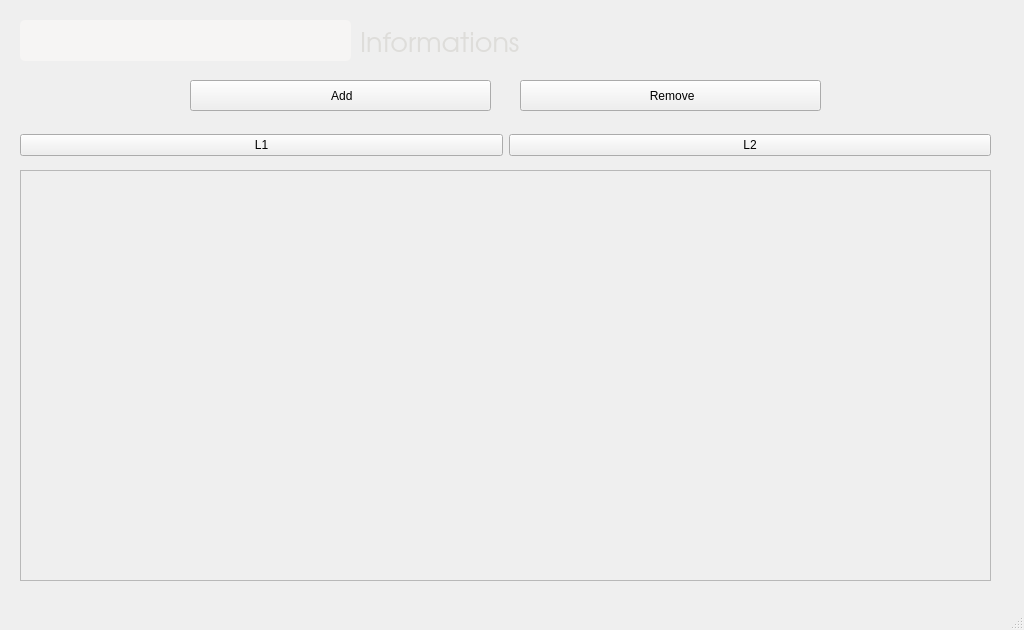
<?xml version="1.0" encoding="UTF-8"?>
<ui version="4.0">
 <class>MainWindow</class>
 <widget class="QMainWindow" name="MainWindow">
  <property name="geometry">
   <rect>
    <x>0</x>
    <y>0</y>
    <width>1024</width>
    <height>630</height>
   </rect>
  </property>
  <property name="minimumSize">
   <size>
    <width>1024</width>
    <height>630</height>
   </size>
  </property>
  <property name="maximumSize">
   <size>
    <width>1024</width>
    <height>630</height>
   </size>
  </property>
  <property name="windowTitle">
   <string>MainWindow</string>
  </property>
  <property name="autoFillBackground">
   <bool>false</bool>
  </property>
  <property name="styleSheet">
   <string notr="true"/>
  </property>
  <property name="iconSize">
   <size>
    <width>30</width>
    <height>30</height>
   </size>
  </property>
  <property name="tabShape">
   <enum>QTabWidget::Triangular</enum>
  </property>
  <widget class="QWidget" name="centralwidget">
   <widget class="QLabel" name="info_title">
    <property name="geometry">
     <rect>
      <x>360</x>
      <y>20</y>
      <width>171</width>
      <height>51</height>
     </rect>
    </property>
    <property name="font">
     <font>
      <family>URW Gothic</family>
      <pointsize>20</pointsize>
      <weight>50</weight>
      <italic>false</italic>
      <bold>false</bold>
     </font>
    </property>
    <property name="styleSheet">
     <string notr="true">font: 20pt &quot;URW Gothic&quot;;
border-color: rgb(53, 105, 19);
color: rgb(222, 221, 218);</string>
    </property>
    <property name="text">
     <string>Informations</string>
    </property>
   </widget>
   <widget class="QPushButton" name="submit">
    <property name="geometry">
     <rect>
      <x>310</x>
      <y>20</y>
      <width>41</width>
      <height>41</height>
     </rect>
    </property>
    <property name="styleSheet">
     <string notr="true">#submit{
color:  rgb(94, 92, 100);
background-color: rgb(246, 245, 244);
border-radius: 8px;
}
#submit:hover{
	color: rgb(0, 0, 0);
}</string>
    </property>
    <property name="text">
     <string/>
    </property>
    <property name="icon">
     <iconset theme="search">
      <normaloff>.</normaloff>.</iconset>
    </property>
    <property name="shortcut">
     <string>Ctrl+S</string>
    </property>
   </widget>
   <widget class="QLineEdit" name="search">
    <property name="enabled">
     <bool>true</bool>
    </property>
    <property name="geometry">
     <rect>
      <x>20</x>
      <y>20</y>
      <width>331</width>
      <height>41</height>
     </rect>
    </property>
    <property name="styleSheet">
     <string notr="true">background-color: rgb(246, 245, 244);
color: rgb(119, 118, 123);
padding: 5px;
border-radius: 5px;
font: 12pt &quot;Cantarell&quot;;
</string>
    </property>
   </widget>
   <widget class="QPushButton" name="add">
    <property name="geometry">
     <rect>
      <x>190</x>
      <y>80</y>
      <width>301</width>
      <height>31</height>
     </rect>
    </property>
    <property name="styleSheet">
     <string notr="true"/>
    </property>
    <property name="text">
     <string> Add</string>
    </property>
    <property name="icon">
     <iconset theme="add">
      <normaloff>.</normaloff>.</iconset>
    </property>
    <property name="iconSize">
     <size>
      <width>15</width>
      <height>15</height>
     </size>
    </property>
   </widget>
   <widget class="QPushButton" name="remove">
    <property name="geometry">
     <rect>
      <x>520</x>
      <y>80</y>
      <width>301</width>
      <height>31</height>
     </rect>
    </property>
    <property name="styleSheet">
     <string notr="true"/>
    </property>
    <property name="text">
     <string> Remove</string>
    </property>
    <property name="icon">
     <iconset theme="list-add">
      <normaloff>.</normaloff>.</iconset>
    </property>
    <property name="iconSize">
     <size>
      <width>15</width>
      <height>13</height>
     </size>
    </property>
   </widget>
   <widget class="QStackedWidget" name="stackedWidget">
    <property name="geometry">
     <rect>
      <x>20</x>
      <y>170</y>
      <width>971</width>
      <height>421</height>
     </rect>
    </property>
    <property name="currentIndex">
     <number>0</number>
    </property>
    <widget class="QWidget" name="page">
     <widget class="QScrollArea" name="scrollArea">
      <property name="geometry">
       <rect>
        <x>0</x>
        <y>0</y>
        <width>971</width>
        <height>411</height>
       </rect>
      </property>
      <property name="widgetResizable">
       <bool>true</bool>
      </property>
      <widget class="QWidget" name="scrollAreaWidgetContents">
       <property name="geometry">
        <rect>
         <x>0</x>
         <y>0</y>
         <width>969</width>
         <height>409</height>
        </rect>
       </property>
      </widget>
     </widget>
    </widget>
    <widget class="QWidget" name="page_2">
     <widget class="QScrollArea" name="scrollArea_2">
      <property name="geometry">
       <rect>
        <x>0</x>
        <y>0</y>
        <width>971</width>
        <height>411</height>
       </rect>
      </property>
      <property name="widgetResizable">
       <bool>true</bool>
      </property>
      <widget class="QWidget" name="scrollAreaWidgetContents_2">
       <property name="geometry">
        <rect>
         <x>0</x>
         <y>0</y>
         <width>969</width>
         <height>409</height>
        </rect>
       </property>
      </widget>
     </widget>
    </widget>
    <widget class="QWidget" name="page_5"/>
    <widget class="QWidget" name="page_3"/>
    <widget class="QWidget" name="page_4"/>
   </widget>
   <widget class="QWidget" name="horizontalLayoutWidget">
    <property name="geometry">
     <rect>
      <x>20</x>
      <y>130</y>
      <width>971</width>
      <height>31</height>
     </rect>
    </property>
    <layout class="QHBoxLayout" name="horizontalLayout">
     <item>
      <widget class="QPushButton" name="pushButton_5">
       <property name="text">
        <string>L1</string>
       </property>
      </widget>
     </item>
     <item>
      <widget class="QPushButton" name="pushButton_4">
       <property name="text">
        <string>L2</string>
       </property>
      </widget>
     </item>
    </layout>
   </widget>
   <zorder>info_title</zorder>
   <zorder>search</zorder>
   <zorder>add</zorder>
   <zorder>submit</zorder>
   <zorder>remove</zorder>
   <zorder>stackedWidget</zorder>
   <zorder>horizontalLayoutWidget</zorder>
  </widget>
  <widget class="QMenuBar" name="menubar">
   <property name="geometry">
    <rect>
     <x>0</x>
     <y>0</y>
     <width>1024</width>
     <height>22</height>
    </rect>
   </property>
  </widget>
  <widget class="QStatusBar" name="statusbar"/>
 </widget>
 <resources/>
 <connections/>
</ui>
